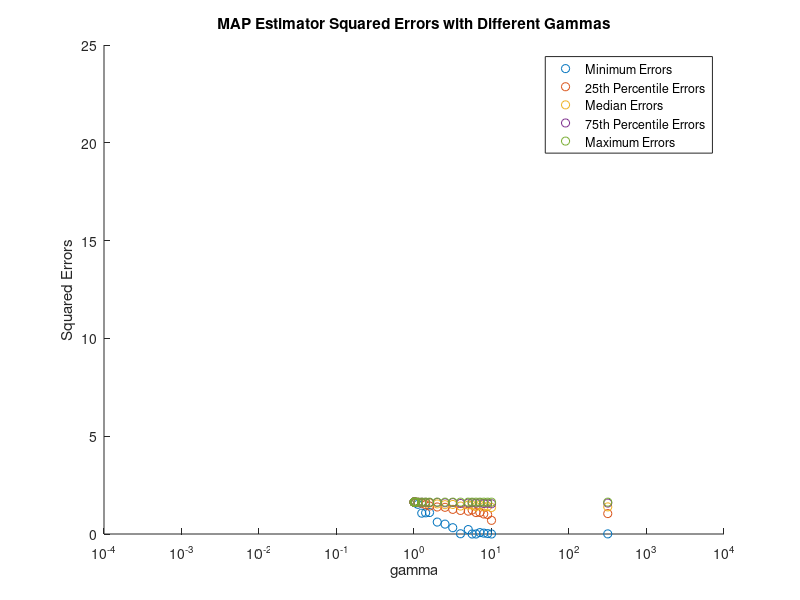

MATLAB code for this plot:
%Question 3

%Defining sigma squared
sigma2 = 1;
%Defining w
w = transpose([1,-0.15,-0.4825,0.144375]);
%Defining gamma squared
gamma2 = [10^-4,10^-3,10^-2,0.05,0.02,10^-1,0.95,0.9,0.85,0.8,0.75,0.7,0.6,0.5,0.4,0.3,0.2,0.15,10^0,2.5,5,7.5,10^1,25,50,75,10^2,500,10^3,10^4];
%Reserve space
errorsq = zeros(30,100);
for g = 1:30
    for i = 1:100
        %Generating the errors
        v = normrnd(0,1,10,1);
        %Generating x (between 1 and -1 from a uniform distribution)
        x = 2*rand(10,1)-1;
        %Finding the realizations of y's
        y = w(1)*x.^3+w(2)*x.^2+w(3)*x+w(4)+v;
        %Finding the predicted w (using the math above)
        wpred = inv(sigma2/gamma2(g)+transpose(x)*x)*transpose(x)*y;
        %Finding the ML estimates
        %wml = inv(transpose(x)*x)*transpose(x)*y;
        %Calculating error squared
        errorsq(g,i) = (transpose(w)*w-transpose(wpred)*wpred)^2;
        %Calculating ML error squared
        %errorsqml(g,i) = (transpose(w)*w-transpose(wml)*wml)^2;
        %Clearing x, y, v and wpred for the next loop
        clear v x y wpred;
    end
end
%Finding minimum, 25th percentile, median, 75th percentile and maximum
%squared errors
sorted = sort(errorsq,2);
errmin = sorted(:,1);
err25 = sorted(:,25);
errmed = sorted(:,50);
err75 = sorted(:,75);
errmax = sorted(:,100);
%{
sortedml = sort(errorsqml,2);
errminml = sortedml(:,1);
err25ml = sortedml(:,25);
errmedml = sortedml(:,50);
err75ml = sortedml(:,75);
errmaxml = sortedml(:,100);
%}
disp('The minimum errors are:')
disp(errmin)
disp('The 25th percentile errors are:')
disp(err25)
disp('The median errors are:')
disp(errmed)
disp('The 75th percentile errors are:')
disp(err75)
disp('The maximum errors are:')
disp(errmax)
%{
disp('The minimum ML errors are:')
disp(errminml)
disp('The 25th percentile ML errors are:')
disp(err25ml)
disp('The median ML errors are:')
disp(errmedml)
disp('The 75th percentile ML errors are:')
disp(err75ml)
disp('The maximum ML errors are:')
disp(errmaxml)
%}

scatter(gamma2,errmin,'ob'), hold on,
set(gca,'xscale','log')
scatter(gamma2,err25,'oc'), hold on,
set(gca,'xscale','log')
scatter(gamma2,errmed,'om'), hold on,
set(gca,'xscale','log')
scatter(gamma2,err75,'or'), hold on,
set(gca,'xscale','log')
scatter(gamma2,errmax,'ok'), hold on,
set(gca,'xscale','log')
legend('Minimum Errors','25th Percentile Errors','Median Errors','75th Percentile Errors','Maximum Errors'), 
title('MAP Estimator Squared Errors with Different Gammas'),
xlabel('gamma'), ylabel('Squared Errors')

%Save graph
saveas(gcf,'Q3.png')

